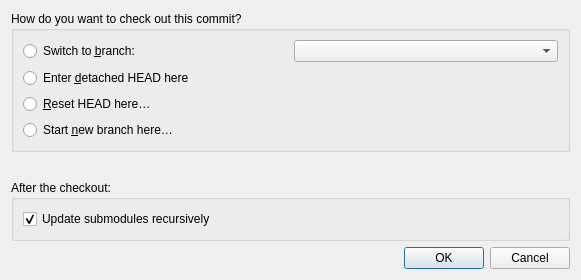
<?xml version="1.0" encoding="UTF-8"?>
<ui version="4.0">
 <class>CheckoutCommitDialog</class>
 <widget class="QDialog" name="CheckoutCommitDialog">
  <property name="windowModality">
   <enum>Qt::WindowModality::NonModal</enum>
  </property>
  <property name="enabled">
   <bool>true</bool>
  </property>
  <property name="geometry">
   <rect>
    <x>0</x>
    <y>0</y>
    <width>581</width>
    <height>161</height>
   </rect>
  </property>
  <property name="sizePolicy">
   <sizepolicy hsizetype="Preferred" vsizetype="Preferred">
    <horstretch>0</horstretch>
    <verstretch>0</verstretch>
   </sizepolicy>
  </property>
  <property name="windowTitle">
   <string>Check out commit</string>
  </property>
  <property name="sizeGripEnabled">
   <bool>false</bool>
  </property>
  <property name="modal">
   <bool>true</bool>
  </property>
  <layout class="QVBoxLayout" name="verticalLayout">
   <item>
    <widget class="QGroupBox" name="groupBox_2">
     <property name="title">
      <string>How do you want to check out this commit?</string>
     </property>
     <layout class="QVBoxLayout" name="verticalLayout_3">
      <item>
       <layout class="QHBoxLayout" name="horizontalLayout">
        <property name="sizeConstraint">
         <enum>QLayout::SizeConstraint::SetDefaultConstraint</enum>
        </property>
        <item>
         <widget class="QRadioButton" name="switchToLocalBranchRadioButton">
          <property name="text">
           <string>Switch to &amp;branch:</string>
          </property>
         </widget>
        </item>
        <item>
         <widget class="QComboBox" name="switchToLocalBranchComboBox">
          <property name="toolTip">
           <string>List of branches that point to this commit.</string>
          </property>
         </widget>
        </item>
       </layout>
      </item>
      <item>
       <widget class="QRadioButton" name="detachHeadRadioButton">
        <property name="text">
         <string>Enter &amp;detached HEAD here</string>
        </property>
       </widget>
      </item>
      <item>
       <widget class="QRadioButton" name="resetHeadRadioButton">
        <property name="text">
         <string>&amp;Reset HEAD here…</string>
        </property>
       </widget>
      </item>
      <item>
       <widget class="QRadioButton" name="createBranchRadioButton">
        <property name="text">
         <string>Start &amp;new branch here…</string>
        </property>
       </widget>
      </item>
     </layout>
    </widget>
   </item>
   <item>
    <widget class="QFrame" name="recurseSubmodulesSpacer">
     <property name="frameShape">
      <enum>QFrame::Shape::NoFrame</enum>
     </property>
     <property name="lineWidth">
      <number>0</number>
     </property>
     <layout class="QVBoxLayout" name="verticalLayout_4">
      <property name="leftMargin">
       <number>0</number>
      </property>
      <property name="topMargin">
       <number>0</number>
      </property>
      <property name="rightMargin">
       <number>0</number>
      </property>
      <property name="bottomMargin">
       <number>0</number>
      </property>
      <item>
       <spacer name="spacer">
        <property name="orientation">
         <enum>Qt::Orientation::Vertical</enum>
        </property>
        <property name="sizeType">
         <enum>QSizePolicy::Policy::MinimumExpanding</enum>
        </property>
        <property name="sizeHint" stdset="0">
         <size>
          <width>20</width>
          <height>16</height>
         </size>
        </property>
       </spacer>
      </item>
     </layout>
    </widget>
   </item>
   <item>
    <widget class="QGroupBox" name="recurseSubmodulesGroupBox">
     <property name="title">
      <string>After the checkout:</string>
     </property>
     <layout class="QVBoxLayout" name="verticalLayout_2">
      <item>
       <widget class="QCheckBox" name="recurseSubmodulesCheckBox">
        <property name="text">
         <string>Update submodules recursively</string>
        </property>
        <property name="checked">
         <bool>true</bool>
        </property>
       </widget>
      </item>
     </layout>
    </widget>
   </item>
   <item>
    <widget class="QDialogButtonBox" name="buttonBox">
     <property name="orientation">
      <enum>Qt::Orientation::Horizontal</enum>
     </property>
     <property name="standardButtons">
      <set>QDialogButtonBox::StandardButton::Cancel|QDialogButtonBox::StandardButton::Ok</set>
     </property>
     <property name="centerButtons">
      <bool>false</bool>
     </property>
    </widget>
   </item>
  </layout>
 </widget>
 <tabstops>
  <tabstop>switchToLocalBranchRadioButton</tabstop>
  <tabstop>switchToLocalBranchComboBox</tabstop>
  <tabstop>detachHeadRadioButton</tabstop>
  <tabstop>resetHeadRadioButton</tabstop>
  <tabstop>createBranchRadioButton</tabstop>
  <tabstop>recurseSubmodulesCheckBox</tabstop>
 </tabstops>
 <resources/>
 <connections>
  <connection>
   <sender>buttonBox</sender>
   <signal>rejected()</signal>
   <receiver>CheckoutCommitDialog</receiver>
   <slot>reject()</slot>
   <hints>
    <hint type="sourcelabel">
     <x>238</x>
     <y>244</y>
    </hint>
    <hint type="destinationlabel">
     <x>286</x>
     <y>156</y>
    </hint>
   </hints>
  </connection>
  <connection>
   <sender>buttonBox</sender>
   <signal>accepted()</signal>
   <receiver>CheckoutCommitDialog</receiver>
   <slot>accept()</slot>
   <hints>
    <hint type="sourcelabel">
     <x>402</x>
     <y>244</y>
    </hint>
    <hint type="destinationlabel">
     <x>364</x>
     <y>71</y>
    </hint>
   </hints>
  </connection>
  <connection>
   <sender>switchToLocalBranchRadioButton</sender>
   <signal>toggled(bool)</signal>
   <receiver>switchToLocalBranchComboBox</receiver>
   <slot>setEnabled(bool)</slot>
   <hints>
    <hint type="sourcelabel">
     <x>226</x>
     <y>107</y>
    </hint>
    <hint type="destinationlabel">
     <x>359</x>
     <y>115</y>
    </hint>
   </hints>
  </connection>
 </connections>
</ui>
